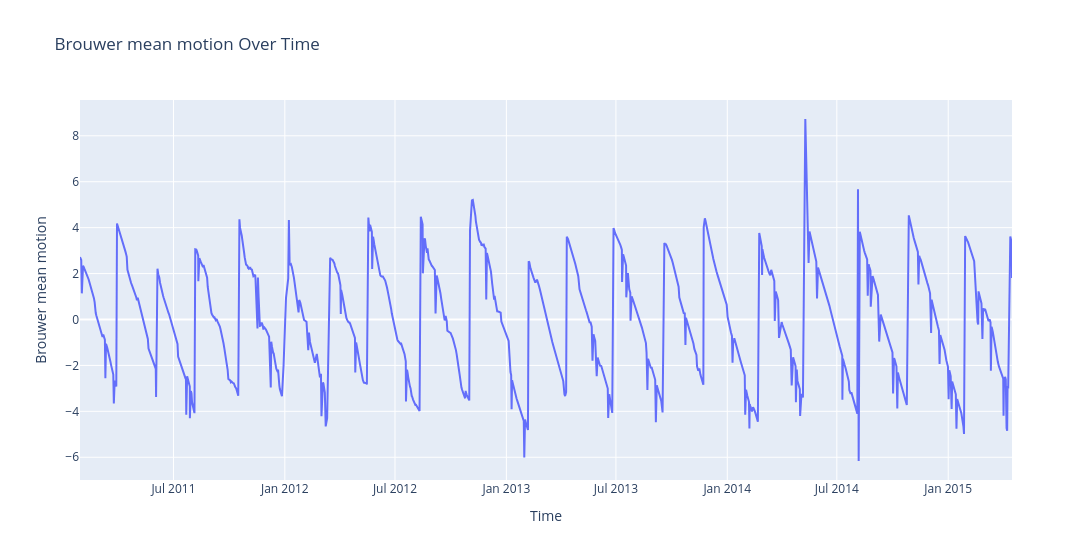

The notebook cell this image was saved under:
### Markdown cell above
### Visualize the scaled element

### Code cell
import plotly.graph_objects as go


fig = go.Figure()
fig.add_trace(go.Scatter(
    x=df_element_1.index, 
    y=df_element_1[df_element_1.columns[0]],  
    mode="lines",  
    name="Orbital Element"
))

fig.update_layout(
    title="Brouwer mean motion Over Time",
    xaxis_title="Time",
    yaxis_title="Brouwer mean motion",
    template="plotly",
    width=1400
)

fig.show()

### Figure 1 — Plotly figure (JSON) as saved in the notebook; plotly's stock layout.template omitted (floating-point values rounded to 4 significant figures; data arrays with more than 128 entries replaced by an {"elided": "..."} marker saying what was removed)
{"data": [{"mode": "lines", "name": "Orbital Element", "type": "scatter", "x": {"elided": "1187 str values"}, "y": {"elided": "1187 float values"}}], "layout": {"title": {"text": "Brouwer mean motion Over Time"}, "width": 1400, "xaxis": {"title": {"text": "Time"}}, "yaxis": {"title": {"text": "Brouwer mean motion"}}}}
